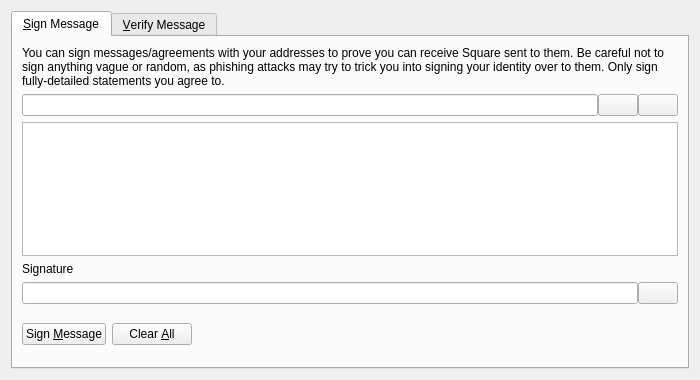
<?xml version="1.0" encoding="UTF-8"?>
<ui version="4.0">
 <class>SignVerifyMessageDialog</class>
 <widget class="QDialog" name="SignVerifyMessageDialog">
  <property name="geometry">
   <rect>
    <x>0</x>
    <y>0</y>
    <width>700</width>
    <height>380</height>
   </rect>
  </property>
  <property name="windowTitle">
   <string>Signatures - Sign / Verify a Message</string>
  </property>
  <property name="modal">
   <bool>true</bool>
  </property>
  <layout class="QVBoxLayout" name="verticalLayout">
   <item>
    <widget class="QTabWidget" name="tabWidget">
     <property name="currentIndex">
      <number>0</number>
     </property>
     <widget class="QWidget" name="tabSignMessage">
      <attribute name="title">
       <string>&amp;Sign Message</string>
      </attribute>
      <layout class="QVBoxLayout" name="verticalLayout_SM">
       <item>
        <widget class="QLabel" name="infoLabel_SM">
         <property name="text">
          <string>You can sign messages/agreements with your addresses to prove you can receive Square sent to them. Be careful not to sign anything vague or random, as phishing attacks may try to trick you into signing your identity over to them. Only sign fully-detailed statements you agree to.</string>
         </property>
         <property name="textFormat">
          <enum>Qt::PlainText</enum>
         </property>
         <property name="wordWrap">
          <bool>true</bool>
         </property>
        </widget>
       </item>
       <item>
        <layout class="QHBoxLayout" name="horizontalLayout_1_SM">
         <property name="spacing">
          <number>0</number>
         </property>
         <item>
          <widget class="QValidatedLineEdit" name="addressIn_SM">
           <property name="toolTip">
            <string>The Square address to sign the message with</string>
           </property>
          </widget>
         </item>
         <item>
          <widget class="QPushButton" name="addressBookButton_SM">
           <property name="toolTip">
            <string>Choose previously used address</string>
           </property>
           <property name="text">
            <string/>
           </property>
           <property name="shortcut">
            <string>Alt+A</string>
           </property>
           <property name="autoDefault">
            <bool>false</bool>
           </property>
          </widget>
         </item>
         <item>
          <widget class="QPushButton" name="pasteButton_SM">
           <property name="toolTip">
            <string>Paste address from clipboard</string>
           </property>
           <property name="text">
            <string/>
           </property>
           <property name="shortcut">
            <string>Alt+P</string>
           </property>
           <property name="autoDefault">
            <bool>false</bool>
           </property>
          </widget>
         </item>
        </layout>
       </item>
       <item>
        <widget class="QPlainTextEdit" name="messageIn_SM">
         <property name="toolTip">
          <string>Enter the message you want to sign here</string>
         </property>
        </widget>
       </item>
       <item>
        <widget class="QLabel" name="signatureLabel_SM">
         <property name="text">
          <string>Signature</string>
         </property>
         <property name="textFormat">
          <enum>Qt::PlainText</enum>
         </property>
        </widget>
       </item>
       <item>
        <layout class="QHBoxLayout" name="horizontalLayout_2_SM">
         <property name="spacing">
          <number>0</number>
         </property>
         <item>
          <widget class="QLineEdit" name="signatureOut_SM">
           <property name="font">
            <font>
             <italic>true</italic>
            </font>
           </property>
           <property name="readOnly">
            <bool>true</bool>
           </property>
          </widget>
         </item>
         <item>
          <widget class="QPushButton" name="copySignatureButton_SM">
           <property name="toolTip">
            <string>Copy the current signature to the system clipboard</string>
           </property>
           <property name="text">
            <string/>
           </property>
           <property name="autoDefault">
            <bool>false</bool>
           </property>
          </widget>
         </item>
        </layout>
       </item>
       <item>
        <layout class="QHBoxLayout" name="horizontalLayout_3_SM">
         <item>
          <widget class="QPushButton" name="signMessageButton_SM">
           <property name="toolTip">
            <string>Sign the message to prove you own this Square address</string>
           </property>
           <property name="text">
            <string>Sign &amp;Message</string>
           </property>
           <property name="autoDefault">
            <bool>false</bool>
           </property>
          </widget>
         </item>
         <item>
          <widget class="QPushButton" name="clearButton_SM">
           <property name="toolTip">
            <string>Reset all sign message fields</string>
           </property>
           <property name="text">
            <string>Clear &amp;All</string>
           </property>
           <property name="autoDefault">
            <bool>false</bool>
           </property>
          </widget>
         </item>
         <item>
          <spacer name="horizontalSpacer_1_SM">
           <property name="orientation">
            <enum>Qt::Horizontal</enum>
           </property>
           <property name="sizeHint" stdset="0">
            <size>
             <width>40</width>
             <height>48</height>
            </size>
           </property>
          </spacer>
         </item>
         <item>
          <widget class="QLabel" name="statusLabel_SM">
           <property name="font">
            <font>
             <weight>75</weight>
             <bold>true</bold>
            </font>
           </property>
           <property name="text">
            <string/>
           </property>
           <property name="wordWrap">
            <bool>true</bool>
           </property>
          </widget>
         </item>
         <item>
          <spacer name="horizontalSpacer_2_SM">
           <property name="orientation">
            <enum>Qt::Horizontal</enum>
           </property>
           <property name="sizeHint" stdset="0">
            <size>
             <width>40</width>
             <height>48</height>
            </size>
           </property>
          </spacer>
         </item>
        </layout>
       </item>
      </layout>
     </widget>
     <widget class="QWidget" name="tabVerifyMessage">
      <attribute name="title">
       <string>&amp;Verify Message</string>
      </attribute>
      <layout class="QVBoxLayout" name="verticalLayout_VM">
       <item>
        <widget class="QLabel" name="infoLabel_VM">
         <property name="text">
          <string>Enter the receiver's address, message (ensure you copy line breaks, spaces, tabs, etc. exactly) and signature below to verify the message. Be careful not to read more into the signature than what is in the signed message itself, to avoid being tricked by a man-in-the-middle attack. Note that this only proves the signing party receives with the address, it cannot prove sendership of any transaction!</string>
         </property>
         <property name="textFormat">
          <enum>Qt::PlainText</enum>
         </property>
         <property name="alignment">
          <set>Qt::AlignLeading|Qt::AlignLeft|Qt::AlignTop</set>
         </property>
         <property name="wordWrap">
          <bool>true</bool>
         </property>
        </widget>
       </item>
       <item>
        <layout class="QHBoxLayout" name="horizontalLayout_1_VM">
         <property name="spacing">
          <number>0</number>
         </property>
         <item>
          <widget class="QValidatedLineEdit" name="addressIn_VM">
           <property name="toolTip">
            <string>The Square address the message was signed with</string>
           </property>
          </widget>
         </item>
         <item>
          <widget class="QPushButton" name="addressBookButton_VM">
           <property name="toolTip">
            <string>Choose previously used address</string>
           </property>
           <property name="text">
            <string/>
           </property>
           <property name="shortcut">
            <string>Alt+A</string>
           </property>
           <property name="autoDefault">
            <bool>false</bool>
           </property>
          </widget>
         </item>
        </layout>
       </item>
       <item>
        <widget class="QPlainTextEdit" name="messageIn_VM"/>
       </item>
       <item>
        <widget class="QValidatedLineEdit" name="signatureIn_VM"/>
       </item>
       <item>
        <layout class="QHBoxLayout" name="horizontalLayout_2_VM">
         <item>
          <widget class="QPushButton" name="verifyMessageButton_VM">
           <property name="toolTip">
            <string>Verify the message to ensure it was signed with the specified Square address</string>
           </property>
           <property name="text">
            <string>Verify &amp;Message</string>
           </property>
           <property name="autoDefault">
            <bool>false</bool>
           </property>
          </widget>
         </item>
         <item>
          <widget class="QPushButton" name="clearButton_VM">
           <property name="toolTip">
            <string>Reset all verify message fields</string>
           </property>
           <property name="text">
            <string>Clear &amp;All</string>
           </property>
           <property name="autoDefault">
            <bool>false</bool>
           </property>
          </widget>
         </item>
         <item>
          <spacer name="horizontalSpacer_1_VM">
           <property name="orientation">
            <enum>Qt::Horizontal</enum>
           </property>
           <property name="sizeHint" stdset="0">
            <size>
             <width>40</width>
             <height>48</height>
            </size>
           </property>
          </spacer>
         </item>
         <item>
          <widget class="QLabel" name="statusLabel_VM">
           <property name="font">
            <font>
             <weight>75</weight>
             <bold>true</bold>
            </font>
           </property>
           <property name="text">
            <string/>
           </property>
           <property name="wordWrap">
            <bool>true</bool>
           </property>
          </widget>
         </item>
         <item>
          <spacer name="horizontalSpacer_2_VM">
           <property name="orientation">
            <enum>Qt::Horizontal</enum>
           </property>
           <property name="sizeHint" stdset="0">
            <size>
             <width>40</width>
             <height>48</height>
            </size>
           </property>
          </spacer>
         </item>
        </layout>
       </item>
      </layout>
     </widget>
    </widget>
   </item>
  </layout>
 </widget>
 <customwidgets>
  <customwidget>
   <class>QValidatedLineEdit</class>
   <extends>QLineEdit</extends>
   <header>qvalidatedlineedit.h</header>
  </customwidget>
 </customwidgets>
 <resources>
  <include location="../square.qrc"/>
 </resources>
 <connections/>
</ui>
